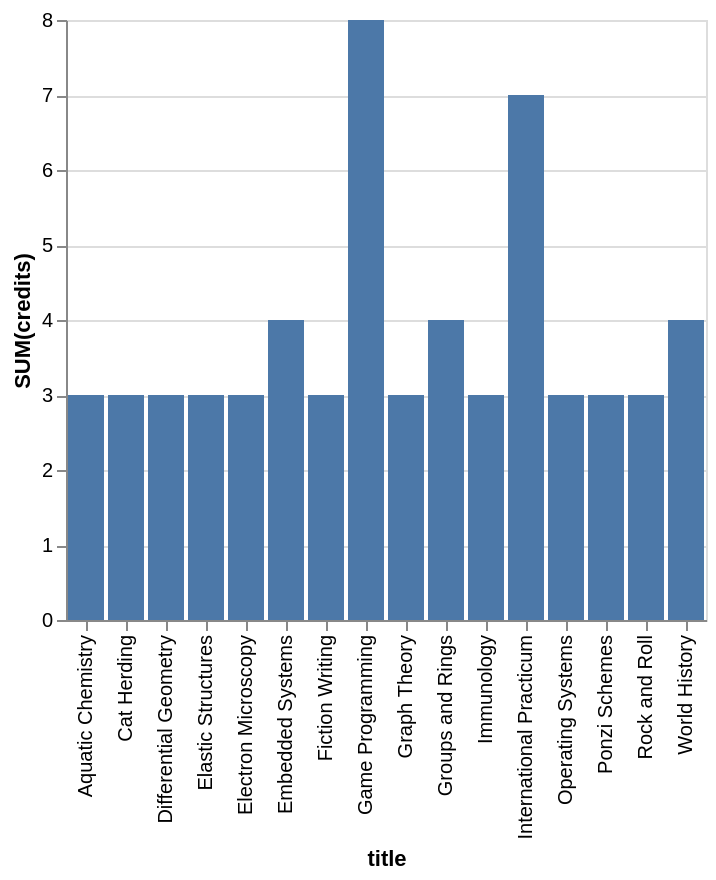

The Vega-Lite source for this figure:
### Vega-Lite specification from a JSON file in a GitHub repository (floating-point values rounded to 4 significant figures)
{"data": {"values": [{"x_data": "Aquatic Chemistry", "y_data": 3}, {"x_data": "Cat Herding", "y_data": 3}, {"x_data": "Differential Geometry", "y_data": 3}, {"x_data": "Elastic Structures", "y_data": 3}, {"x_data": "Electron Microscopy", "y_data": 3}, {"x_data": "Embedded Systems", "y_data": 4}, {"x_data": "Fiction Writing", "y_data": 3}, {"x_data": "Game Programming", "y_data": 8}, {"x_data": "Graph Theory", "y_data": 3}, {"x_data": "Groups and Rings", "y_data": 4}, {"x_data": "Immunology", "y_data": 3}, {"x_data": "International Practicum", "y_data": 7}, {"x_data": "Operating Systems", "y_data": 3}, {"x_data": "Ponzi Schemes", "y_data": 3}, {"x_data": "Rock and Roll", "y_data": 3}, {"x_data": "World History", "y_data": 4}]}, "mark": "bar", "encoding": {"x": {"field": "x_data", "type": "nominal", "title": "title", "sort": "ascending"}, "y": {"field": "y_data", "type": "quantitative", "title": "SUM(credits)"}}}
